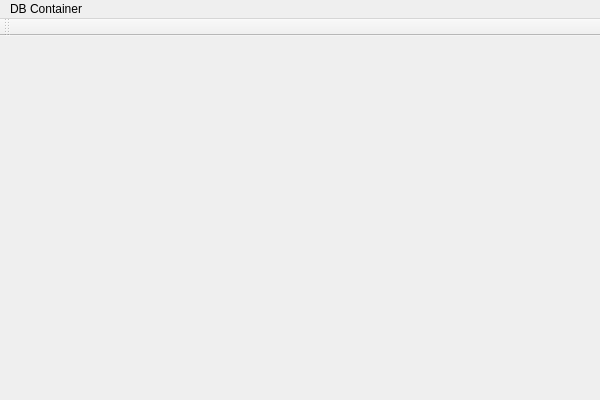
<?xml version="1.0" encoding="UTF-8"?>
<ui version="4.0">
 <class>MainWindow</class>
 <widget class="QMainWindow" name="MainWindow">
  <property name="geometry">
   <rect>
    <x>0</x>
    <y>0</y>
    <width>600</width>
    <height>400</height>
   </rect>
  </property>
  <property name="windowTitle">
   <string>DbContainer</string>
  </property>
  <widget class="QWidget" name="centralWidget"/>
  <widget class="QMenuBar" name="menuBar">
   <property name="geometry">
    <rect>
     <x>0</x>
     <y>0</y>
     <width>600</width>
     <height>21</height>
    </rect>
   </property>
   <widget class="QMenu" name="menuFile">
    <property name="title">
     <string>DB Container</string>
    </property>
    <addaction name="actionContainerOpen"/>
    <addaction name="actionContainerCreate"/>
    <addaction name="separator"/>
    <addaction name="actionInfo"/>
   </widget>
   <addaction name="menuFile"/>
  </widget>
  <widget class="QToolBar" name="mainToolBar">
   <attribute name="toolBarArea">
    <enum>TopToolBarArea</enum>
   </attribute>
   <attribute name="toolBarBreak">
    <bool>false</bool>
   </attribute>
  </widget>
  <action name="actionContainerOpen">
   <property name="text">
    <string>&amp;Open...</string>
   </property>
  </action>
  <action name="actionSave">
   <property name="text">
    <string>Save</string>
   </property>
  </action>
  <action name="actionContainerCreate">
   <property name="text">
    <string>&amp;Create...</string>
   </property>
  </action>
  <action name="actionInfo">
   <property name="text">
    <string>&amp;Info...</string>
   </property>
  </action>
 </widget>
 <layoutdefault spacing="6" margin="11"/>
 <resources>
  <include location="DbContainer.qrc"/>
 </resources>
 <connections/>
</ui>
